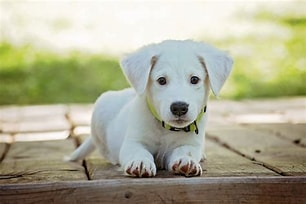
#> input picture dog.jpg, 306 x 204 px
$ python exp12.py
#> lines starting #> are read from the running program, lines starting #| are printed output that depends on the picture
import cv2
import numpy as np
import matplotlib.pyplot as plt

img = cv2.imread('dog.jpg')
#> img is the input picture: shape (204, 306, 3); mean B, G, R 148, 172.7, 173.5
# Displaying the original image
plt.imshow(img)
cv2.waitKey(0)
cv2.destroyAllWindows()

# Averaging the image
blrimg = cv2.blur(img, (3,3))
# Displaying the blurred image
plt.imshow(blrimg)
cv2.waitKey(0)
cv2.destroyAllWindows()

# Guassian Blur
guassimg = cv2.GaussianBlur(img, (5,5), cv2.BORDER_DEFAULT)
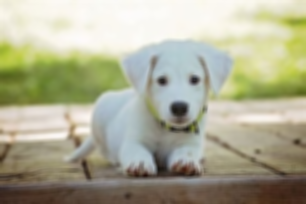
#> guassimg: shape (204, 306, 3); mean B, G, R 148, 172.6, 173.5
# Displaying the blurred image
plt.imshow(guassimg)
cv2.waitKey(0)
cv2.destroyAllWindows()

# Median blurr
medimg = cv2.medianBlur(img, 5)
# Displaying the blurred image
plt.imshow(medimg)
cv2.waitKey(0)
cv2.destroyAllWindows()
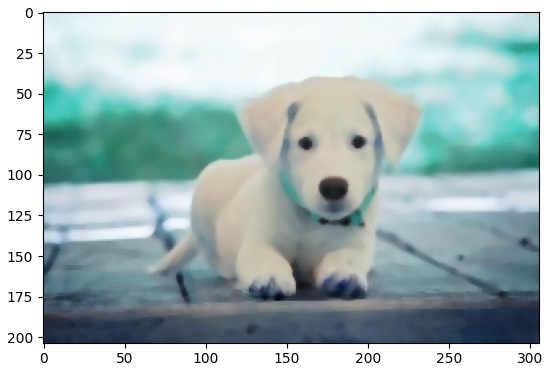
#> figure drawn by matplotlib, 1 panel; B, G, R data is drawn as R, G, B
